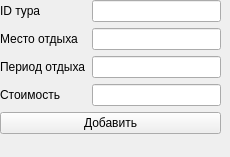
<?xml version="1.0" encoding="UTF-8"?>
<ui version="4.0">
 <class>Tour_add_form</class>
 <widget class="QWidget" name="Tour_add_form">
  <property name="geometry">
   <rect>
    <x>0</x>
    <y>0</y>
    <width>230</width>
    <height>157</height>
   </rect>
  </property>
  <property name="windowTitle">
   <string>Добавление тура</string>
  </property>
  <widget class="QWidget" name="formLayoutWidget">
   <property name="geometry">
    <rect>
     <x>0</x>
     <y>0</y>
     <width>221</width>
     <height>146</height>
    </rect>
   </property>
   <layout class="QFormLayout" name="formLayout">
    <item row="0" column="0">
     <widget class="QLabel" name="tour_ID">
      <property name="text">
       <string>ID тура</string>
      </property>
     </widget>
    </item>
    <item row="0" column="1">
     <widget class="QLineEdit" name="tour_ID_input"/>
    </item>
    <item row="1" column="0">
     <widget class="QLabel" name="tour_location">
      <property name="text">
       <string>Место отдыха</string>
      </property>
     </widget>
    </item>
    <item row="1" column="1">
     <widget class="QLineEdit" name="tour_location_input"/>
    </item>
    <item row="2" column="0">
     <widget class="QLabel" name="tour_time">
      <property name="text">
       <string>Период отдыха</string>
      </property>
     </widget>
    </item>
    <item row="2" column="1">
     <widget class="QLineEdit" name="tour_time_input"/>
    </item>
    <item row="3" column="0">
     <widget class="QLabel" name="tour_cost">
      <property name="text">
       <string>Стоимость</string>
      </property>
     </widget>
    </item>
    <item row="3" column="1">
     <widget class="QLineEdit" name="tour_cost_input"/>
    </item>
    <item row="4" column="0" colspan="2">
     <widget class="QPushButton" name="addition">
      <property name="text">
       <string>Добавить</string>
      </property>
     </widget>
    </item>
   </layout>
  </widget>
 </widget>
 <resources/>
 <connections/>
</ui>
